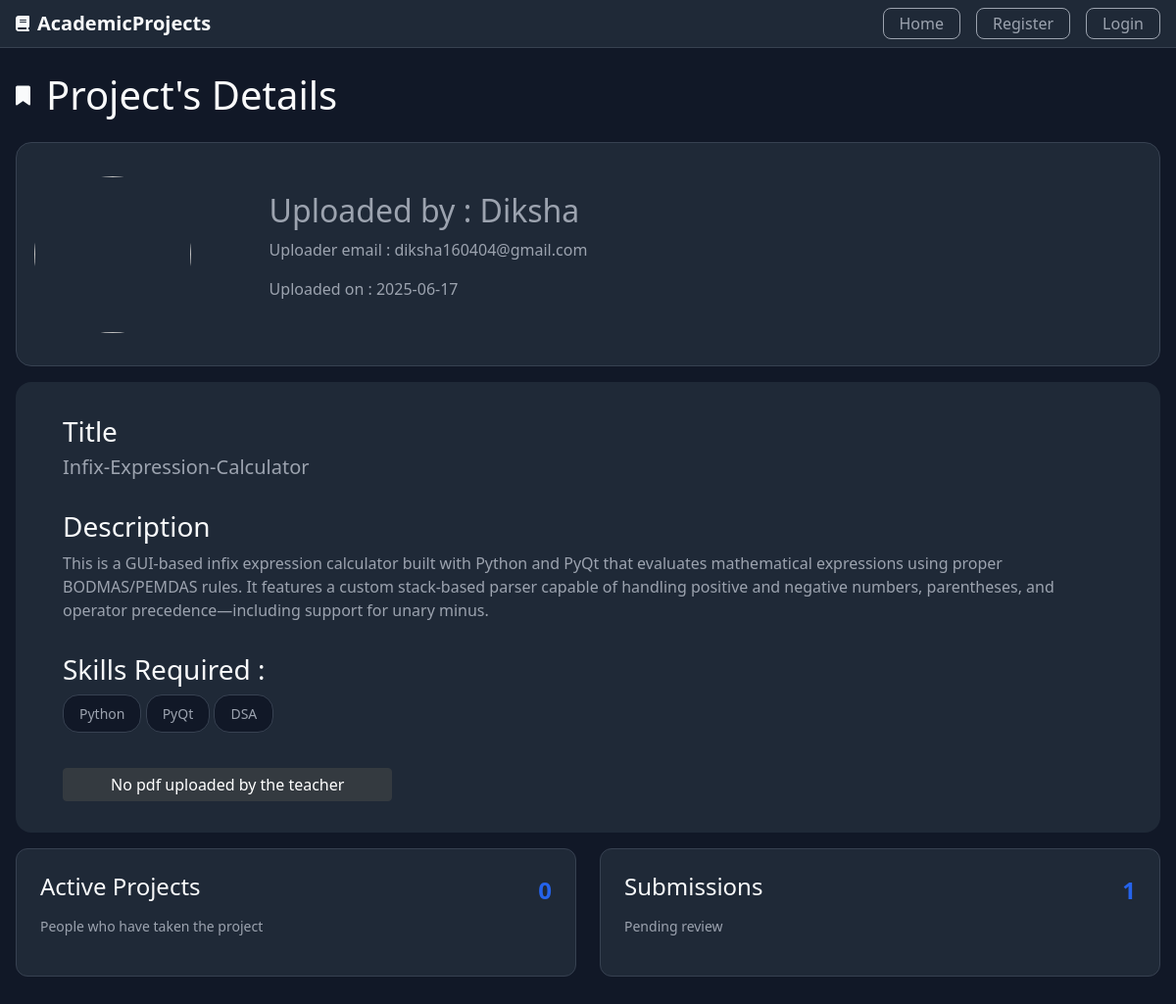
Before: /project/details/13 with the older database file.
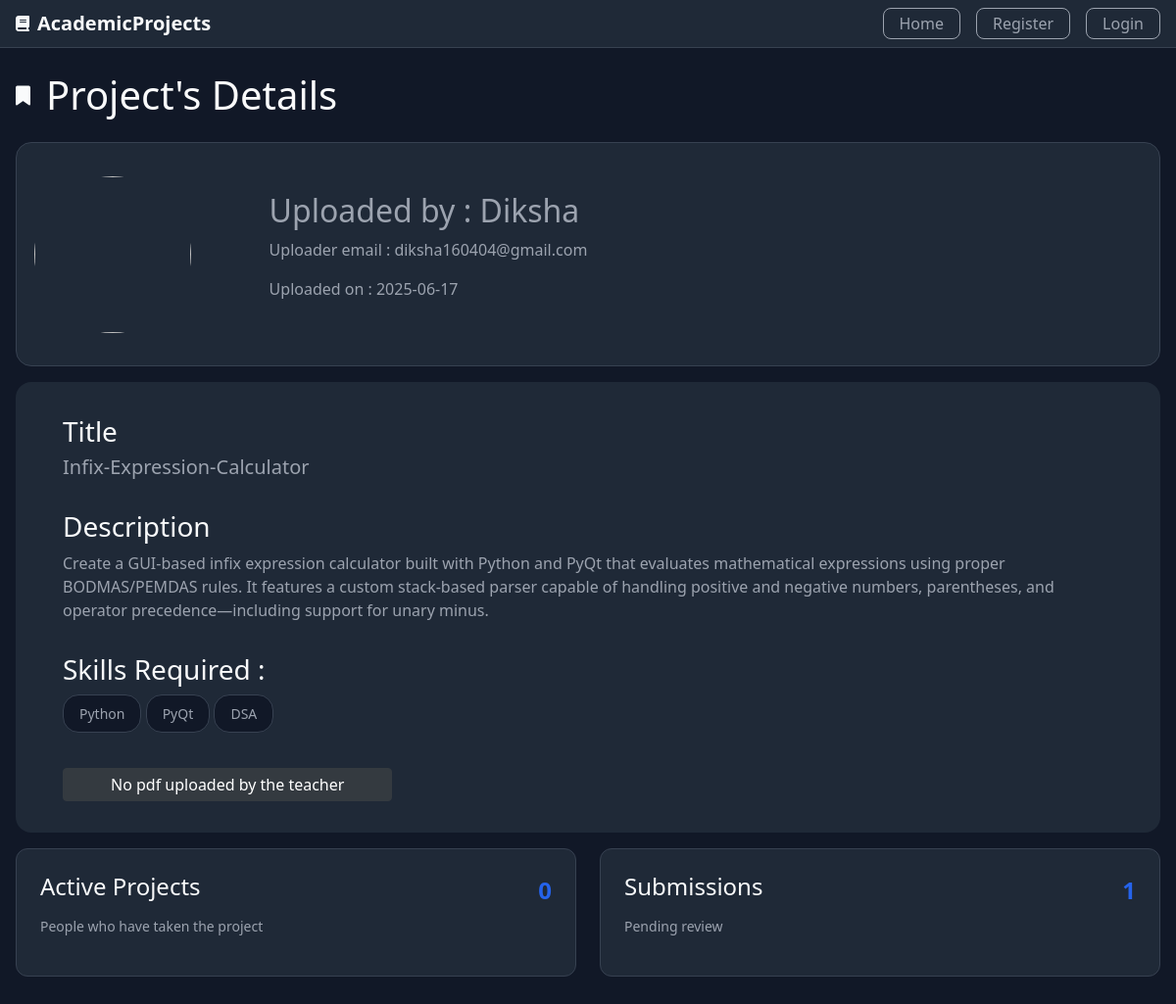
After: the same page with the newer database file.
### Project/models.py (models this page shows, shortened)
class Project(db.Model):
    id=db.Column(db.Integer,primary_key=True)
    title=db.Column(db.String(100),nullable=False)
    description=db.Column(db.Text,nullable=False)
    skills=db.Column(db.Text,nullable=False)
    descriptive_pdf=db.Column(db.String(80),nullable=False,default='No pdf')
    user_count=db.Column(db.Integer,nullable=False,default=0)
    created_at=db.Column(db.DateTime,nullable=False,default=datetime.utcnow)
    created_by=db.Column(db.Integer,db.ForeignKey('user.id'))
    submission=db.relationship('Submission',backref='project',lazy=True,cascade="all,delete")
    evaluation=db.relationship('Evaluation',backref='project',lazy=True,cascade="all,delete")
    project_taken_by=db.relationship('Project_Taken',backref='project',lazy=True,cascade="all,delete")

### Project/projects/routes.py (the view)
@projects.route("/project/details/<int:project_id>",methods=['GET','POST'])
def project_details(project_id):
    project=Project.query.get(project_id)
    img_src=url_for("static",filename="/profile_pics/"+project.user.profile_picture)
    pdf=url_for("static",filename="/project_details/"+project.descriptive_pdf)
    return render_template("project_details.html",user=project.user,img_src=img_src,project=project,pdf=pdf)

### Project/templates/project_details.html
{% extends "layout.html" %}
{% block content %}
    <main class="container dashboard">
        <div class="details-head">
            <i class="fa-solid fa-bookmark fa-lg"></i>
            <h1>Project's Details</h1>
        </div>
        <div class="details-header">
            <div class="profile-header-details">
                <img class="rounded-circle account-img img-profile" src="{{img_src}}">
                <div class="details">
                    <h2>Uploaded by : {{user.username}}</h2>
                    <p>Uploader email : {{user.email}}</p>
                    <p>Uploaded on : {{project.created_at.strftime("%Y-%m-%d")}}</p>
                </div>
            </div>
        </div>
        <div class="info-header">
            <div class="info-section">
                <h3>Title</h3>
                <h5>{{project.title}}</h5>
            </div>
            <div class="info-section">
                <h3>Description</h3>
                <div>{{project.description}}</div>
            </div>
            <div class="info-section skills">
                <h3>Skills Required : </h3>
                <ul>
                    {% for i in project.skills.split(',') %}
                    <li>{{i.strip()}}</li>
                    {% endfor %}
                </ul>
            </div>
            <div class="info-section">
                {% if project.descriptive_pdf == "No pdf" %}
                    <a class="btn btn-dark info-btn" href="{{url_for('projects.project_details',project_id=project.id)}}" target="_blank">No pdf uploaded by the teacher</a>
                {% else %}
                    <a class="button button-diff info-btn" href="{{pdf}}" target="_blank">Open pdf with details</a>
                {% endif %}
            </div>
        </div>
        <div class="proj-grid">
      <div class="proj-card">
        <div class="proj-content">
          <h4>Active Projects</h4>
          <span class="proj-number">{{project.user_count}}</span>
        </div>
        <p>People who have taken the project</p>
      </div>
      <div class="proj-card">
        <div class="proj-content">
          <h4>Submissions</h4>
          <span class="proj-number">{{project.submission|length}}</span>
        </div>
        <p>Pending review</p>
      </div>
    </div>
    </main>
{% endblock content %}

Changed rows visible on the page:
changed Project "Infix-Expression-Calculator": description "This is a GUI-based infix expression…" → "Create a GUI-based infix expression…"
